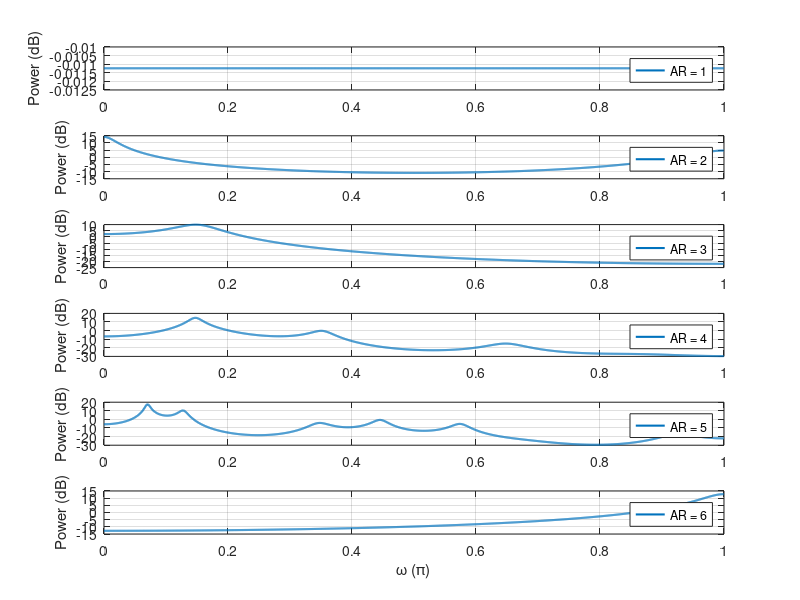

Here is the MATLAB script that generated this plot: (Note: this script raises an error after producing the figure.)
clear all;
close all;

%% AR coeffs
ARcoeffs(1).a = 1;                                   % White noise
ARcoeffs(2).a = [1; -0.1; -0.8];                     % AR(2), c.f. Figure 6.14(a)
ARcoeffs(3).a = [1; -1.6;  0.81];                    % AR(2), c.f. Figure 4.6
ARcoeffs(4).a = [5.3217; -9.2948;  7.0933; -2.8152;...
                 2.5805; -2.4230;  0.3747;  2.2628;...
                -0.3028; -1.7444;  1.1053];          % AR(10), c.f. Figure 6.17
ARcoeffs(5).a = [1.0000; -1.3193;  0.8610; -0.4541;...
                -0.6191;  0.9800; -0.6530;  0.5424;...
                 0.3694; -0.5102;  0.3673; -0.4017;...
                 0.0649; -0.1499;  0.1212;  0.1978]; % AR(15), c.f. Figure 3.3(a)
ARcoeffs(6).a = [1; 0.9];  

%%
DFTpoint = 4096;
delta_w = 2*pi/DFTpoint;
w = (0:DFTpoint-1)*delta_w;
w2 = w(1:DFTpoint/2);

randn('state',sum(100*clock));  % Reset random generator to diffrent state
wn = randn(4*80000,1);          % white Gaussian random signal, unit variance
ar = 1:6;


%% Spectrum of colored signal
figure;
for i=1:6
    un = filter(1,ARcoeffs(i).a,wn);            % IIR filtering

    HzSig = fft(ARcoeffs(i).a, DFTpoint);
    HzSig = HzSig';                 % Magnitude response of AR coloring filter
    HzSig = 1./(abs(HzSig).^2); 
    HzSig = HzSig/var(un);          % Normalized to unit variance

    subplot(6,1,i);
    plot(w2/pi, 10*log10(HzSig(1:DFTpoint/2)+eps), 'DisplayName', ['AR = ', num2str(i)], ...
            'LineWidth', 1.5);
    ylabel('Power (dB)');
    grid on;
    legend('show');
    
end
xlabel('\omega (\pi)');


%%
M1 = 256; % length of first order volterra kernel
M2 = 32; % length of second order volterra kernel

ker1 = rand(M1,1)-rand(1);
ker2 = second_order_kernel(M2);

NL_system.M = [M1, M2];
NL_system.Responses = {ker1, ker2};

dn = fastVMcell(un, Volterra_sys.Responses , Volterra_sys.M);
dn = sum(dn,1);

% Adjusting starting index of signals

dn = dn(1:length(un));      
dn = dn(max_len+1:end);
un = un(max_len+1:end);

% Normalization of u(n) and d(n)

un = un/std(dn);
dn = dn/std(dn);

%%
% figure;
% subplot(211);
% plot(w2/pi, 20*log10(abs(UN(1:DFTpoint/2))), 'LineWidth', 1.5, ...
%     'DisplayName', 'Power Spectrum of un')
% ylabel('Power (dB)');
% grid on; 
% legend('show');
% 
% subplot(212);
% plot(w2/pi, 20*log10(abs(DN(1:DFTpoint/2))), 'LineWidth', 1.5, ...
%     'DisplayName', 'Power Spectrum of dn')
% xlabel('\omega (\pi)');
% ylabel('Power (dB)');
% grid on; 
% legend('show');
% axis([0 1 -100 inf]); 